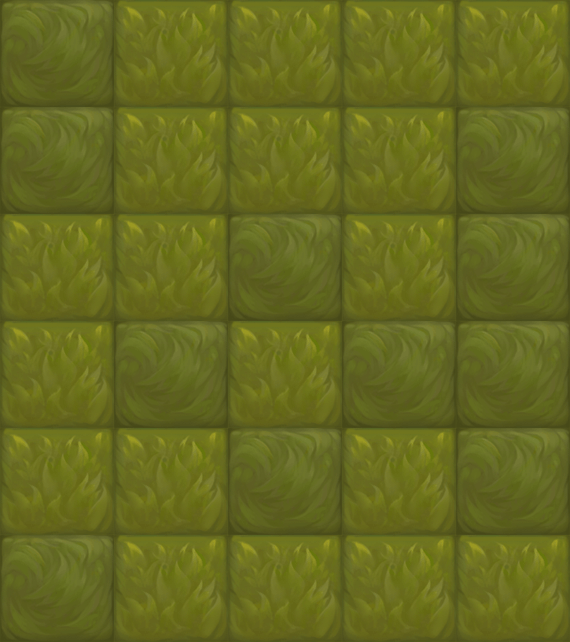

A level layout from a 2D game, rendered from its tile map. Below: a short description, then the map file with tile-grid data replaced by summaries:
An orthogonal 5x6 tile map with 114x107 px tiles, 1 tile layer (块层 1).

<map version="1.0" orientation="orthogonal" width="5" height="6" tilewidth="114" tileheight="107">
 <tileset firstgid="1" name="map049" tilewidth="114" tileheight="107">
  <image source="map049.png" width="228" height="107" />
 </tileset>
 <layer name="块层 1" width="5" height="6">
  <data>[30 cells, 30 non-empty, 2 distinct tile ids]</data>
 </layer>
</map>
